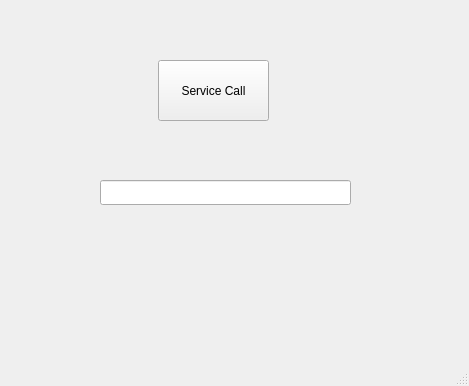
<?xml version="1.0" encoding="UTF-8"?>
<ui version="4.0">
 <class>MainWindow</class>
 <widget class="QMainWindow" name="MainWindow">
  <property name="geometry">
   <rect>
    <x>0</x>
    <y>0</y>
    <width>469</width>
    <height>386</height>
   </rect>
  </property>
  <property name="windowTitle">
   <string>MainWindow</string>
  </property>
  <widget class="QWidget" name="centralwidget">
   <widget class="QLineEdit" name="lineEdit">
    <property name="geometry">
     <rect>
      <x>100</x>
      <y>180</y>
      <width>251</width>
      <height>25</height>
     </rect>
    </property>
   </widget>
   <widget class="QPushButton" name="pushButton">
    <property name="geometry">
     <rect>
      <x>158</x>
      <y>60</y>
      <width>111</width>
      <height>61</height>
     </rect>
    </property>
    <property name="text">
     <string>Service Call</string>
    </property>
   </widget>
  </widget>
  <widget class="QMenuBar" name="menubar">
   <property name="geometry">
    <rect>
     <x>0</x>
     <y>0</y>
     <width>469</width>
     <height>22</height>
    </rect>
   </property>
  </widget>
  <widget class="QStatusBar" name="statusbar"/>
 </widget>
 <resources/>
 <connections/>
</ui>
